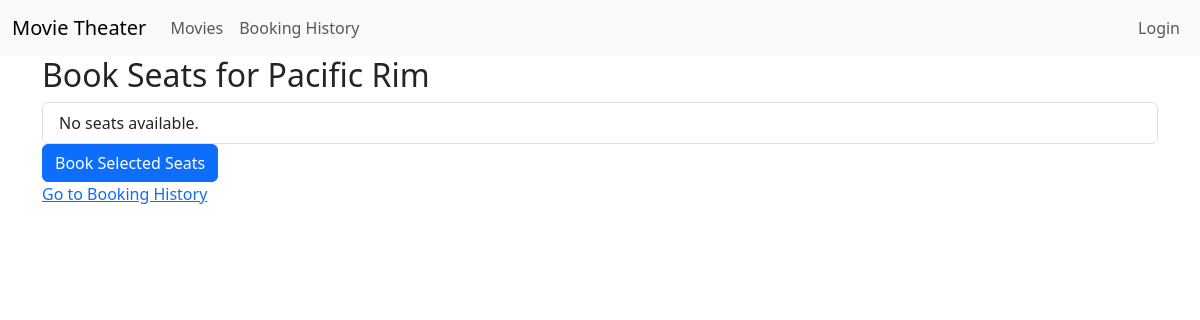
The page /book-seat/1/ on the database as committed earlier.
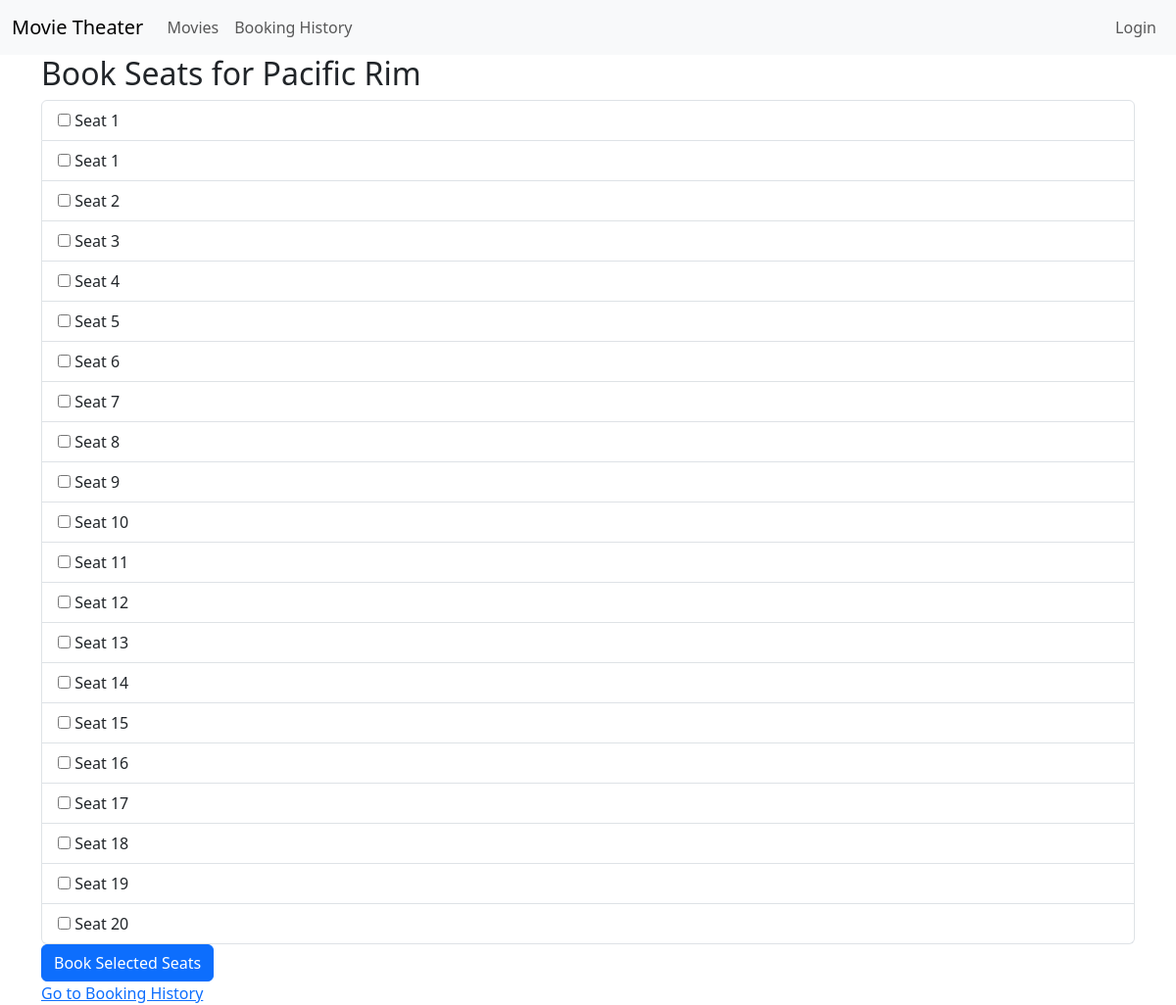
The same page on the database as committed later.
### bookings/models.py (models this page shows)
class Seat(models.Model):
    seat_number = models.CharField(max_length=10)
    booking_status = models.BooleanField(default=False)

### bookings/views.py (the view, shortened to what this page needs)
# urls.py: path('book-seat/<int:movie_id>/', seat_booking, name='seat_booking'),
def seat_booking(request, movie_id):
    movie = get_object_or_404(Movie, id=movie_id)
    available_seats = Seat.objects.filter(booking_status=False)
    return render(request, 'bookings/seat_booking.html', {
        'movie': movie,
        'available_seats': available_seats,
    })

### bookings/templates/bookings/seat_booking.html (shortened to what this page needs)
{% extends 'bookings/base.html' %}
{% block content %}
<h2>Book Seats for {{ movie.title }}</h2>
<form method="post" action="{% url 'seat_booking' movie.id %}">
    <ul class="list-group">
        {% for seat in available_seats %}
        <li class="list-group-item">
            <input type="checkbox" name="seats" value="{{ seat.id }}">
            {{ seat.seat_number }} {% if seat.is_booked %} (Booked) {% endif %}
        </li>
        {% empty %}
        <li class="list-group-item">No seats available.</li>
        {% endfor %}
    </ul>
    <button type="submit" class="btn btn-primary">Book Selected Seats</button>
</form>
<a href="{% url 'booking_history' %}">Go to Booking History</a>
{% endblock %}

Rows that differ between the two databases and show on the page:
added Seat: seat_number "Seat 1"
added Seat: seat_number "Seat 1"
added Seat: seat_number "Seat 2"
added Seat: seat_number "Seat 3"
added Seat: seat_number "Seat 4"
added Seat: seat_number "Seat 5"
added Seat: seat_number "Seat 6"
added Seat: seat_number "Seat 7"
added Seat: seat_number "Seat 8"
added Seat: seat_number "Seat 9"
added Seat: seat_number "Seat 10"
added Seat: seat_number "Seat 11"
added Seat: seat_number "Seat 12"
added Seat: seat_number "Seat 13"
added Seat: seat_number "Seat 14"
added Seat: seat_number "Seat 15"
added Seat: seat_number "Seat 16"
added Seat: seat_number "Seat 17"
added Seat: seat_number "Seat 18"
added Seat: seat_number "Seat 19"
added Seat: seat_number "Seat 20"
Other text that changed with them:
text no longer shown: "No seats available."
